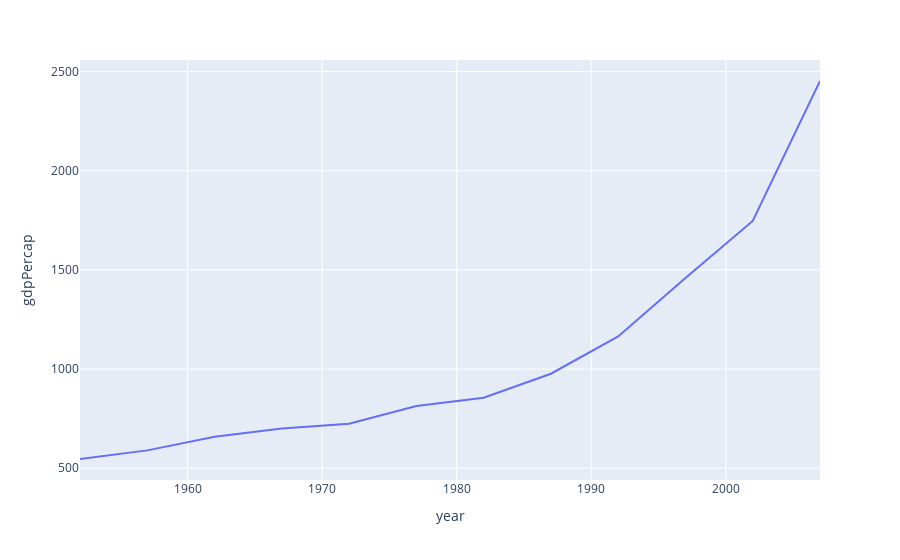

Source (notebook cell):
### Code cell
# Display line chart 
fig.show()

### Figure 1 — Plotly figure (JSON) as saved in the notebook; plotly's stock layout.template omitted (floating-point values rounded to 4 significant figures)
{"data": [{"hovertemplate": "year=%{x}<br>gdpPercap=%{y}<extra></extra>", "legendgroup": "", "line": {"color": "#636efa", "dash": "solid"}, "marker": {"symbol": "circle"}, "mode": "lines", "name": "", "orientation": "v", "showlegend": false, "type": "scatter", "x": [1952, 1957, 1962, 1967, 1972, 1977, 1982, 1987, 1992, 1997, 2002, 2007], "xaxis": "x", "y": [546.6, 590.1, 658.3, 700.8, 724.0, 813.3, 855.7, 976.5, 1164.0, 1459.0, 1747.0, 2452.0], "yaxis": "y"}], "layout": {"autosize": true, "legend": {"tracegroupgap": 0}, "margin": {"t": 60}, "xaxis": {"anchor": "y", "autorange": true, "domain": [0, 1], "range": [1952, 2007], "title": {"text": "year"}, "type": "linear"}, "yaxis": {"anchor": "x", "autorange": true, "domain": [0, 1], "range": [440.7, 2558.0], "title": {"text": "gdpPercap"}, "type": "linear"}}}
